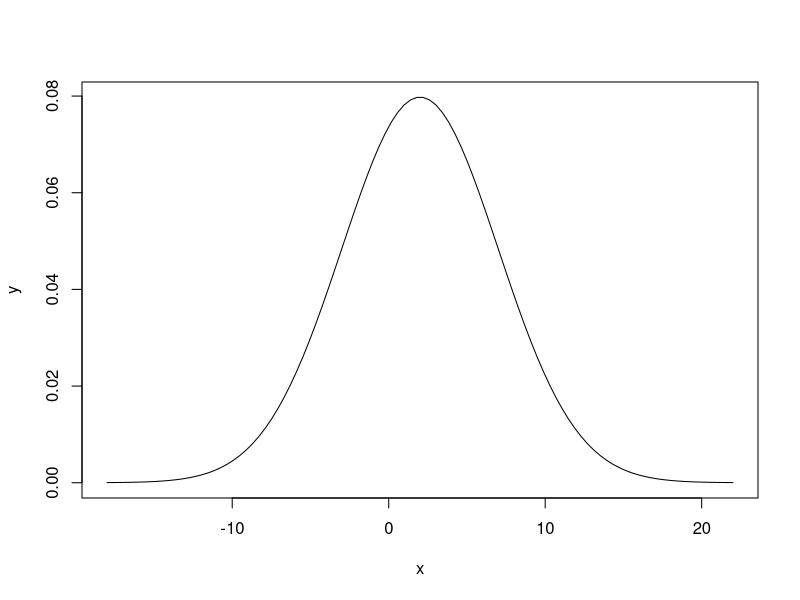
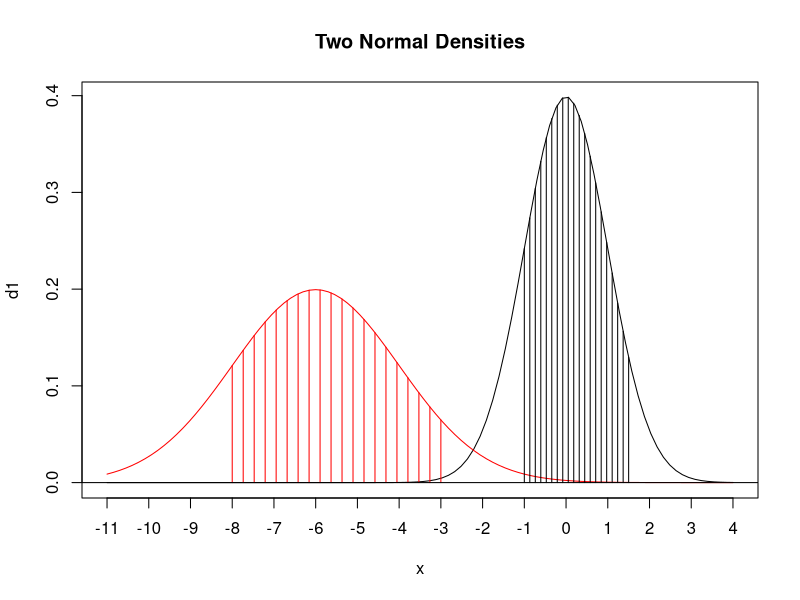
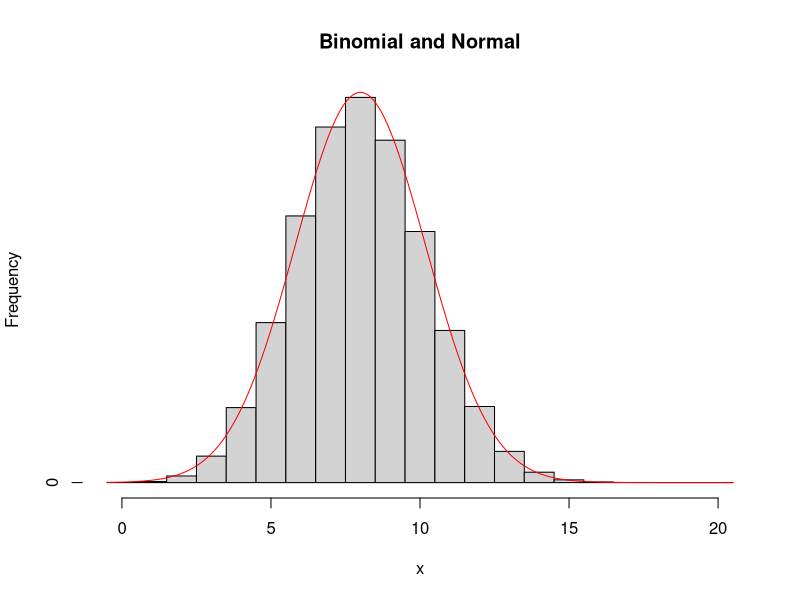
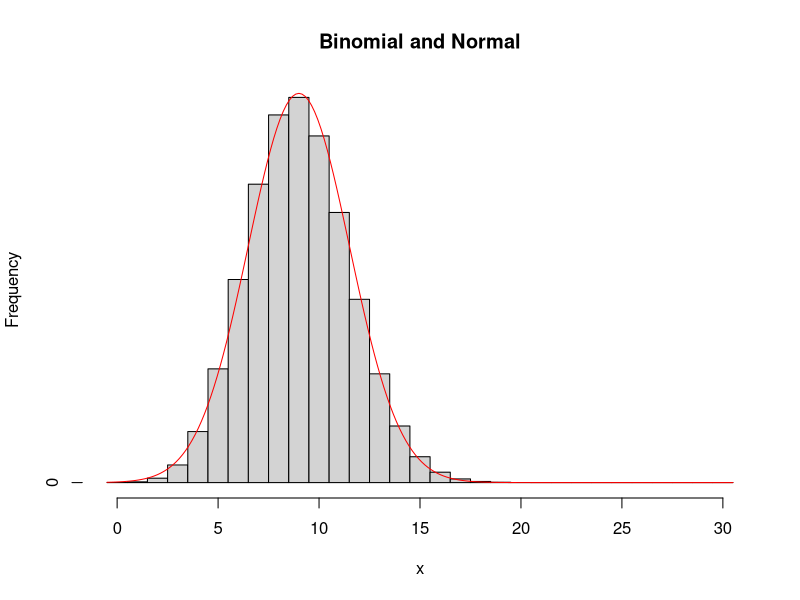
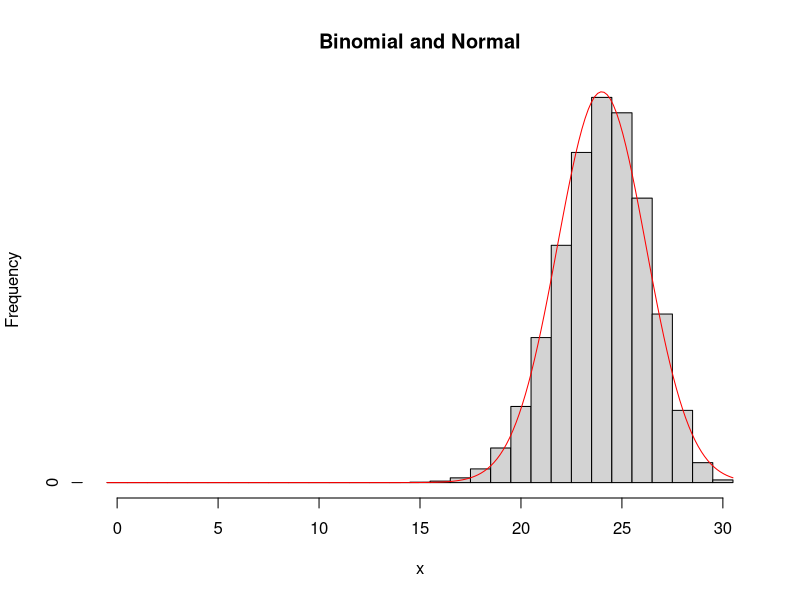
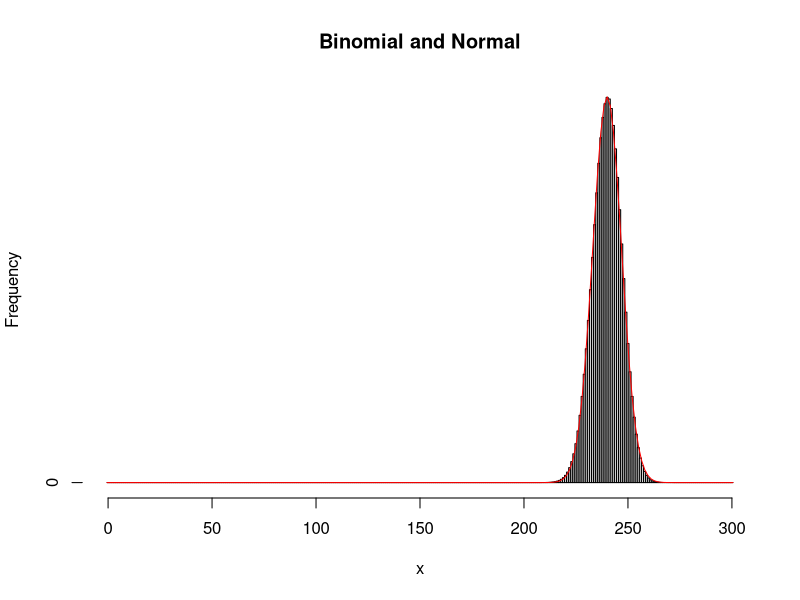
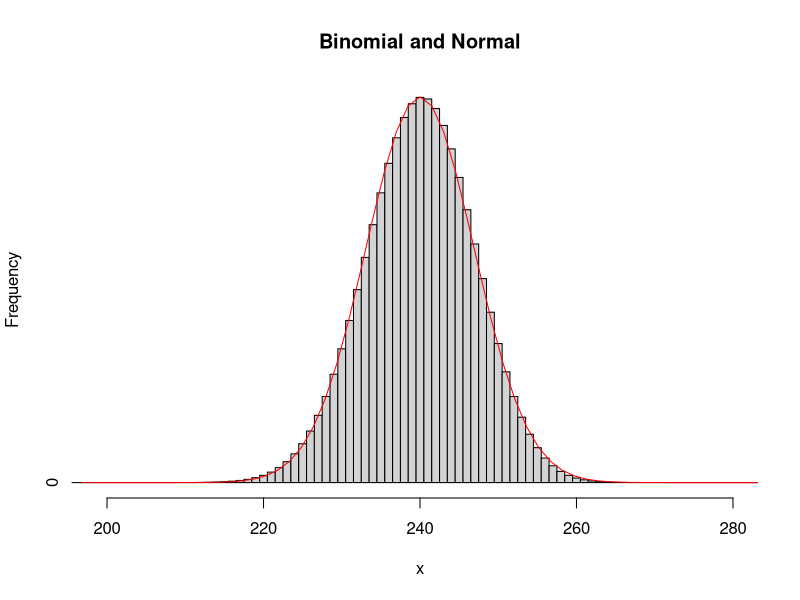

Source code (R) for these figures, in order:
#' ---
#' title: "Introduction to Statistical Methods"
#' subtitle: "Normal Distribution"
#' author: "Longhai Li"
#' date: "September 2019"
#' output: 
#'    html_document:
#'        toc: true
#'        number_sections: true
#'        highlight: tango
#'        fig_width: 10
#'        fig_height: 8
#' ---


#' # Find normal cumulative distribution value and quantile

mu <- 2; sigma <- 5
x <- seq (mu - 4*sigma, mu + 4*sigma, length=100)
x
y <- dnorm (x, mean = mu, sd = sigma)
y
plot (x, y, type = "l")
pnorm (-6, mean = mu, sd = sigma)
pnorm (-4, mean = mu, sd = sigma)
pnorm (2, mean = mu, sd = sigma)
pnorm (7, mean = mu, sd = sigma)
qnorm (0.01, mean = mu, sd = sigma)
qnorm (c(0.05, 0.1, 0.4, 0.5, 0.6, 0.9, 0.95), mean = mu, sd = sigma)

#' # Convert non-standard normal to normal

x <- seq (-11,4, length = 100)
d1 <- dnorm (x)
d2 <- dnorm (x, mean = -6, sd = 2)


plot (x, d1, type = "l", main = "Two Normal Densities",xaxp = c(-11,4,15))
lines (x, d2, col = "red")

for (z in seq (-1, 1.5, length = 20))
{
    arrows (x0 = z, y0 = 0, y1 = dnorm (z), code = 0)
    arrows (x0= -6 + z * 2, y0 = 0, 
            y1 = dnorm (-6 + z * 2, mean = -6, sd = 2), 
            code = 0, col = "red")
}

abline (h = 0)	    

#' look at the equivalence of these numbers
mu <- 10
sigma <- 2

x <- 13

pnorm (x, mean = mu, sd = sigma)
z <- (x-mu)/sigma
pnorm (z, mean = 0, sd = 1)


y <- 8
pnorm (y, mean = mu, sd = sigma)
z <- (y-mu)/sigma
pnorm (z, mean = 0, sd = 1)


#' # Approximation of binomial with normal 

n <- 20; p <- 0.4
x <- 0:n


binom.x <- dbinom (x, size = n, p = p)
breaks <-  c(x - 0.5, n + 0.5)
hist.binom <- list (breaks = breaks, counts = binom.x) 
class (hist.binom) <- "histogram"
plot (hist.binom, main = "Binomial and Normal", xlab = "x")

x.norm <- seq (-0.5, n + 0.5, length = 200)
x.dnorm <- dnorm (x.norm, n*p, sqrt (n * p * (1-p)))
lines (x.norm, x.dnorm, col = "red" ) 

n <- 30; p <- 0.3
x <- 0:n


binom.x <- dbinom (x, size = n, p = p)
breaks <-  c(x - 0.5, n + 0.5)
hist.binom <- list (breaks = breaks, counts = binom.x) 
class (hist.binom) <- "histogram"
plot (hist.binom, main = "Binomial and Normal", xlab = "x")

x.norm <- seq (-0.5, n + 0.5, length = 200)
x.dnorm <- dnorm (x.norm, n*p, sqrt (n * p * (1-p)))
lines (x.norm, x.dnorm, col = "red" ) 

n <- 30; p <- 0.8
x <- 0:n


binom.x <- dbinom (x, size = n, p = p)
breaks <-  c(x - 0.5, n + 0.5)
hist.binom <- list (breaks = breaks, counts = binom.x) 
class (hist.binom) <- "histogram"
plot (hist.binom, main = "Binomial and Normal", xlab = "x")

x.norm <- seq (-0.5, n + 0.5, length = 200)
x.dnorm <- dnorm (x.norm, n*p, sqrt (n * p * (1-p)))
lines (x.norm, x.dnorm, col = "red" ) 


n <- 300; p <- 0.8
x <- 0:n


binom.x <- dbinom (x, size = n, p = p)
breaks <-  c(x - 0.5, n + 0.5)
hist.binom <- list (breaks = breaks, counts = binom.x) 
class (hist.binom) <- "histogram"
plot (hist.binom, main = "Binomial and Normal", xlab = "x")
x.norm <- seq (-0.5, n + 0.5, length = 200)
x.dnorm <- dnorm (x.norm, n*p, sqrt (n * p * (1-p)))
lines (x.norm, x.dnorm, col = "red" ) 

plot (hist.binom, main = "Binomial and Normal", xlab = "x", xlim = c(200,280))
x.norm <- seq (-0.5, n + 0.5, length = 200)
x.dnorm <- dnorm (x.norm, n*p, sqrt (n * p * (1-p)))
lines (x.norm, x.dnorm, col = "red" ) 

#' # Demonstration of the normal approximation for binomial

#' ## When n is small
n<- 30
p <- 0.3
mu <- n * p 
sigma <- sqrt(n * p * (1-p))

x <- c(3,3)
sum(dbinom (x[1]:x[2], size = n, p = p))
pnorm(x[2]+0.5, mu, sigma) - pnorm (x[1]-0.5, mu,sigma)

x <- c(3,10)
sum(dbinom (x[1]:x[2], size = n, p = p))
pnorm(x[2]+0.5, mu, sigma) - pnorm (x[1]-0.5, mu,sigma)


x <- c(12,15)
sum(dbinom (x[1]:x[2], size = n, p = p))
pnorm(x[2]+0.5, mu, sigma) - pnorm (x[1]-0.5, mu,sigma)

n<- 30
p <- 0.1
mu <- n * p 
sigma <- sqrt(n * p * (1-p))

x <- c(3,3)
sum(dbinom (x[1]:x[2], size = n, p = p))
pnorm(x[2]+0.5, mu, sigma) - pnorm (x[1]-0.5, mu,sigma)

x <- c(3,10)
sum(dbinom (x[1]:x[2], size = n, p = p))
pnorm(x[2]+0.5, mu, sigma) - pnorm (x[1]-0.5, mu,sigma)


x <- c(12,15)
sum(dbinom (x[1]:x[2], size = n, p = p))
pnorm(x[2]+0.5, mu, sigma) - pnorm (x[1]-0.5, mu,sigma)


#' ## When n is large
n<- 200
p <- 0.1
mu <- n * p 
sigma <- sqrt(n * p * (1-p))

x <- c(15,15)
sum(dbinom (x[1]:x[2], size = n, p = p))
pnorm(x[2]+0.5, mu, sigma) - pnorm (x[1]-0.5, mu,sigma)

x <- c(15,25)
sum(dbinom (x[1]:x[2], size = n, p = p))
pnorm(x[2]+0.5, mu, sigma) - pnorm (x[1]-0.5, mu,sigma)


x <- c(25,26)
sum(dbinom (x[1]:x[2], size = n, p = p))
pnorm(x[2]+0.5, mu, sigma) - pnorm (x[1]-0.5, mu,sigma)

